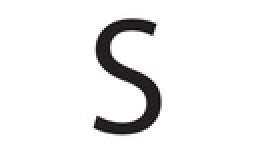
%> input picture ExampleData/S.jpg, 128 x 77 px, shrunk from 427 x 256 before the run (shown 2 times larger)
$ octave main.m   (GNU Octave 9; MATLAB toolbox functions it lacks are replaced by stand-ins)
%> lines starting %> are read from the running program, lines starting %| are printed output that depends on the picture; in (x1, y1, x2, y2) boxes, pixels count from 0 and x2, y2 are one past the last pixel; in counts of white or black regions, pixels touching at a corner belong together; the program's own positions count from 1
### functions/importImage.m

%% Calculation of the HSD map from an imported B&W image.
%% Meant to create uniform temperature profiles.
% Guillaume Baffou 28/03/2018 -Institut Fresnel, CNRS, Marseille (France)

function Qmap=importImage(fileName,smooth)
%> called with fileName = 'S.jpg', smooth = 1

% fileName: a string that corresponds to the file Name of the image to be
%     imported. It can be in B&W, rgb, jpg, bmp, png, ...
% smooth  : Gaussian smoothing factor. By default, 1.

if nargin~=3
    smooth=1;
end


%% importation of the image

IM=double(imread(fileName));

dim=length(size(IM));
%> dim = 3
maxVal=max(IM(:));
%> maxVal = 255
if dim==3
    IM=(IM(:,:,1)+IM(:,:,2)+IM(:,:,3))/3;
%> IM: size 77x128 double
end

% processing of the image so that the pixel values are 0 or 1.

IM=IM-maxVal;
IM=-IM;
IM=round(IM/maxVal);
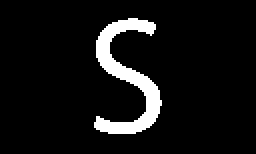
%> IM: size 77x128 double (shown 2 times larger); values 0 (black) and 1 (white), 7.4% white; 1 white region, box (x1, y1, x2, y2) and area: (47, 9, 81, 67) 726

figure,imagesc(IM)
title('Target uniform temperature profile')
axis image;
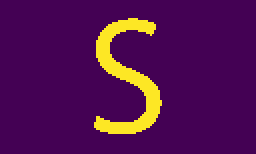
%> displayed picture: size 77x128x3, on the screen's scale of 0 to 255 (shown 2 times larger); mean R, G, B 81.6, 17.9, 80.5

%% processing of the laser beam profile

[Ny, Nx]=size(IM);
%> Ny = 77; Nx = 128
n=0;
Nx2=Nx/2;
%> Nx2 = 64
Ny2=Ny/2;
%> Ny2 = 38.5

for x=-Nx2+1/2:1:Nx2-1/2
    for y=-Ny2+1/2:1:Ny2-1/2
        ix=x+Nx2+1/2;
        iy=y+Ny2+1/2;
        if IM(iy,ix)~=0
            n=n+1;
            Tline(n)=IM(iy,ix);
            rx(n)=x;
            ry(n)=y;
        end
    end
end
%> after the loop, Tline = 726 values from 1 to 1; n = 726; rx = 726 values from -16.5 to 16.5; ry = 726 values, max 28 at index 177, min -29 at index 364, mean 0.598

AA=zeros(n,n);
%> AA: size 726x726 double; every value is 0

for n1=1:length(rx)
    for n2=1:length(rx)
        AA(n1,n2)=1/sqrt((rx(n1)-rx(n2))^2+(ry(n1)-ry(n2))^2);
    end
end

for n=1:length(rx)
    AA(n,n)=2;
end
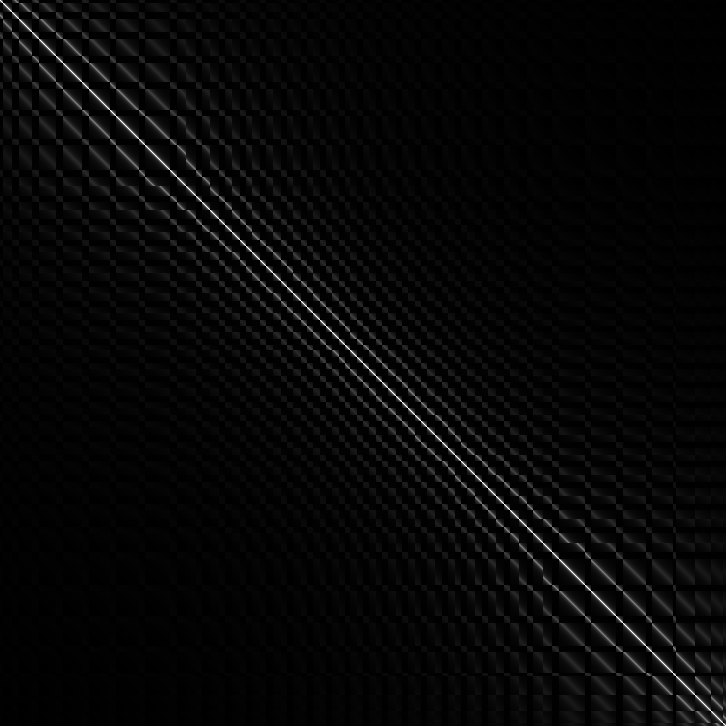
%> AA: size 726x726 double; min 0.0167, max 2, mean 0.0772; drawn with min black and max white

Qline=AA\Tline';
%> Qline = 726 values, max 0.0988 at index 623, min 0.00446 at index 275, mean 0.0189

Qmap=zeros(size(IM));
for n=1:length(rx)
	Qmap(ry(n)+Ny2+1/2,rx(n)+Nx2+1/2)=Qline(n);
end
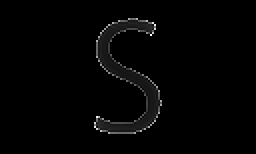
%> Qmap: size 77x128 double (shown 2 times larger); min 0, max 0.0988, mean 0.00139; drawn with min black and max white

Qmap=imgaussfilt(Qmap,smooth);

figure,imagesc(Qmap)
axis image;
title('Laser beam profile')
dlmwrite('Qmap.txt',Qmap,' ')

%% calculation of the resulting T map
% (optional part, just to have an idea
% of the final 2D temperature profile)

NxBig=2*Nx;
%> NxBig = 256
NyBig=2*Ny;
%> NyBig = 154
QmapBig=zeros(NyBig,NxBig);

QmapBig(floor(Ny2+1:Ny2+Ny),floor(Nx2+1:Nx2+Nx))=Qmap;

rBigx=ones(NyBig,1)*(-Nx+1/2:1:Nx-1/2);
rBigy=(-Ny+1/2:1:Ny-1/2)'*ones(1,NxBig);

Green=1./sqrt(rBigx.^2+rBigy.^2);

TmapBig=conv2(Green,QmapBig);
TmapAll=TmapBig(Ny+1:Ny+NyBig,Nx+1:Nx+NxBig);
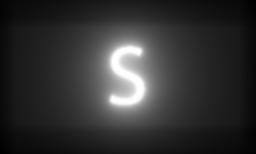
%> TmapAll: size 154x256 double; min 0.0206, max 1.01, mean 0.217; drawn with min black and max white

figure,imagesc(TmapAll)
axis image;
title('Temperature profile')

dlmwrite('Tmap.txt',TmapAll,' ')
dlmwrite('Tprofile.txt',TmapAll(Ny,:),'\n')
dlmwrite('Qprofile.txt',QmapBig(Ny,:),'\n')
dlmwrite('r.txt',(-Ny+1:Ny-1)')

### functions/GerchbergSaxton.m
%% Gerchberg Saxton algorithm
% Guillaume Baffou & Ljiljana Durdevic
% 28 March 2018 - Institut Fresnel, CNRS, Marseille (France)
% Nanoscale 6, 8984 - 8989 (2014)


function hologram=GerchbergSaxton(Target)

[Ny, Nx]=size(Target);

%Source=Target*0+1;    % Profile of the laser impinging on the SLM. 1 for uniform.

Ny2=Ny/2;
Nx2=Nx/2;

r2=(min([Nx/2,Ny/2]))^2;


[xx, yy]=meshgrid(-Nx2+1/2:Nx2-1/2,-Ny2+1/2:Ny2-1/2);
rr2=xx.*xx+yy.*yy;
Source=rr2<r2;

A=fftshift(ifft2(fftshift(Target)));  %Fourier

for i=1:10
    B = abs(Source) .* exp(1i*angle(A));  %Fourier
    C = fftshift(fft2(fftshift(B)));      %Real space
    D = abs(Target) .* exp(1i*angle(C));
    A = fftshift(ifft2(fftshift(D)));
end
hologram=A;

%%

B = abs(Source) .* exp(1i*angle(hologram));  %Fourier
C = fftshift(fft2(fftshift(B)));      %Real space

figure

subplot(1,2,1)
imagesc(angle(hologram))
title('Phase image to be sent to the SLM');
colormap(gca,hsv)
colorbar
axis image;

subplot(1,2,2)
imagesc(abs(C))
title('Intensity profile in the imaging plane');
colormap(gca,parula)
colorbar
axis image;


fprintf('Done\n')

### main.m
%% Typical main program to pilot an SLM and generate arbitrary temperature
%% profiles via a microscope.

% Guillaume Baffou & Ljiljana Durdevic
% CNRS - Institut Fresnel, Marseille (France)
% 26 August 2018

%%%%%%%%%%%%%%%%%%%%%%%%%%%%%%%%%%%%%%%%%%%%%%%%

% 1a- Fabrication of the profile of the laser beam meant to create
% a predefined temperature distribution, here a uniform disc.

    %Qmap=uniformSquare(100,100,20,1);


% 1b- an alternative approach consists in using a jpg or bmp B&W image.
% What is black is what is supposed to be hot (see the example file)
    Qmap=importImage('S.jpg',1);
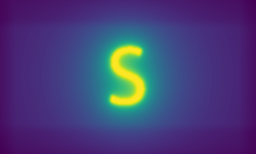
%> displayed picture: size 154x256x3, on the screen's scale of 0 to 255; mean R, G, B 70.3, 62.7, 120.4


% 2- Computation of the phase profile to be sent to the SLM to create the
% above-calculated light profile at the sample plane.

    hologram=GerchbergSaxton(Qmap);
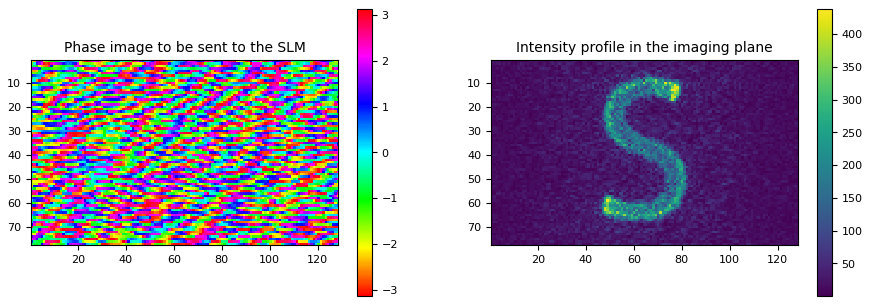
%> figure redrawn from the program's plot data, 2 panels
